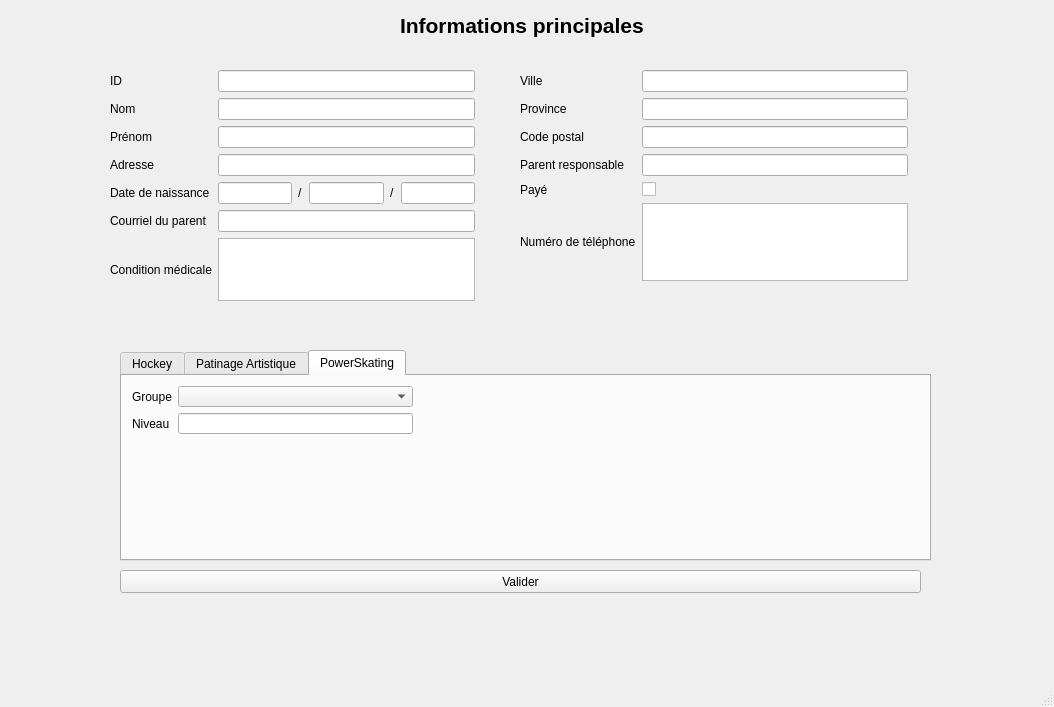
<?xml version="1.0" encoding="UTF-8"?>
<ui version="4.0">
 <class>ajouterPat</class>
 <widget class="QMainWindow" name="ajouterPat">
  <property name="geometry">
   <rect>
    <x>0</x>
    <y>0</y>
    <width>1054</width>
    <height>707</height>
   </rect>
  </property>
  <property name="windowTitle">
   <string>MainWindow</string>
  </property>
  <widget class="QWidget" name="centralwidget">
   <widget class="QWidget" name="ajouterPatineur" native="true">
    <property name="geometry">
     <rect>
      <x>0</x>
      <y>0</y>
      <width>1051</width>
      <height>661</height>
     </rect>
    </property>
    <widget class="QLabel" name="label_14">
     <property name="geometry">
      <rect>
       <x>400</x>
       <y>10</y>
       <width>271</width>
       <height>31</height>
      </rect>
     </property>
     <property name="font">
      <font>
       <pointsize>16</pointsize>
       <weight>75</weight>
       <bold>true</bold>
      </font>
     </property>
     <property name="text">
      <string>Informations principales</string>
     </property>
    </widget>
    <widget class="QTabWidget" name="TabHockey">
     <property name="geometry">
      <rect>
       <x>120</x>
       <y>350</y>
       <width>811</width>
       <height>211</height>
      </rect>
     </property>
     <property name="currentIndex">
      <number>2</number>
     </property>
     <widget class="QWidget" name="tab">
      <attribute name="title">
       <string>Hockey</string>
      </attribute>
      <widget class="QWidget" name="formLayoutWidget_3">
       <property name="geometry">
        <rect>
         <x>0</x>
         <y>20</y>
         <width>321</width>
         <height>251</height>
        </rect>
       </property>
       <layout class="QFormLayout" name="formLayout_3">
        <item row="0" column="0">
         <widget class="QLabel" name="label_15">
          <property name="text">
           <string>Équipe</string>
          </property>
         </widget>
        </item>
        <item row="1" column="0">
         <widget class="QLabel" name="label_16">
          <property name="text">
           <string>Catégorie</string>
          </property>
         </widget>
        </item>
        <item row="2" column="0">
         <widget class="QLabel" name="label_17">
          <property name="text">
           <string>Position</string>
          </property>
         </widget>
        </item>
        <item row="3" column="0">
         <widget class="QLabel" name="label_18">
          <property name="text">
           <string>Latéralité</string>
          </property>
         </widget>
        </item>
        <item row="4" column="0">
         <widget class="QLabel" name="label_19">
          <property name="text">
           <string>Groupe</string>
          </property>
         </widget>
        </item>
        <item row="5" column="0">
         <widget class="QLabel" name="label_20">
          <property name="text">
           <string>Traiteur</string>
          </property>
         </widget>
        </item>
        <item row="6" column="0">
         <widget class="QLabel" name="label_21">
          <property name="text">
           <string>&lt;html&gt;&lt;head/&gt;&lt;body&gt;&lt;p&gt;Combiné&lt;/p&gt;&lt;/body&gt;&lt;/html&gt;</string>
          </property>
         </widget>
        </item>
        <item row="0" column="1">
         <widget class="QLineEdit" name="equipelineEdit">
          <property name="maxLength">
           <number>40</number>
          </property>
         </widget>
        </item>
        <item row="1" column="1">
         <widget class="QLineEdit" name="catlineEdit">
          <property name="maxLength">
           <number>8</number>
          </property>
         </widget>
        </item>
        <item row="6" column="1">
         <widget class="QCheckBox" name="CombinecheckBox">
          <property name="text">
           <string/>
          </property>
         </widget>
        </item>
        <item row="5" column="1">
         <widget class="QCheckBox" name="traiteurCheck">
          <property name="text">
           <string/>
          </property>
         </widget>
        </item>
        <item row="7" column="0">
         <widget class="QLabel" name="Lieulabel">
          <property name="text">
           <string>Lieu</string>
          </property>
         </widget>
        </item>
        <item row="7" column="1">
         <widget class="QLineEdit" name="LieulineEdit"/>
        </item>
        <item row="3" column="1">
         <layout class="QHBoxLayout" name="horizontalLayout">
          <item>
           <widget class="QRadioButton" name="gaucheradioButton">
            <property name="text">
             <string>Gaucher</string>
            </property>
           </widget>
          </item>
          <item>
           <widget class="QRadioButton" name="droitierradioButton">
            <property name="text">
             <string>Droitier</string>
            </property>
           </widget>
          </item>
         </layout>
        </item>
        <item row="4" column="1">
         <widget class="QComboBox" name="groupeHockcomboBox"/>
        </item>
        <item row="2" column="1">
         <widget class="QComboBox" name="posicomboBox">
          <item>
           <property name="text">
            <string/>
           </property>
          </item>
          <item>
           <property name="text">
            <string>Gardien</string>
           </property>
          </item>
          <item>
           <property name="text">
            <string>Joueur</string>
           </property>
          </item>
         </widget>
        </item>
       </layout>
      </widget>
      <widget class="QWidget" name="traiteurWid" native="true">
       <property name="geometry">
        <rect>
         <x>330</x>
         <y>40</y>
         <width>261</width>
         <height>100</height>
        </rect>
       </property>
       <layout class="QFormLayout" name="traiteurLayout">
        <item row="0" column="0">
         <widget class="QLabel" name="label_28">
          <property name="text">
           <string>Lundi</string>
          </property>
         </widget>
        </item>
        <item row="1" column="0">
         <widget class="QLabel" name="label_29">
          <property name="text">
           <string>Mardi</string>
          </property>
         </widget>
        </item>
        <item row="2" column="0">
         <widget class="QLabel" name="label_30">
          <property name="text">
           <string>Mercredi</string>
          </property>
         </widget>
        </item>
        <item row="3" column="0">
         <widget class="QLabel" name="label_31">
          <property name="text">
           <string>Jeudi</string>
          </property>
         </widget>
        </item>
        <item row="0" column="1">
         <widget class="QLineEdit" name="traitLundilineEdit"/>
        </item>
        <item row="1" column="1">
         <widget class="QLineEdit" name="traitMardilineEdit"/>
        </item>
        <item row="2" column="1">
         <widget class="QLineEdit" name="traitMercredilineEdit"/>
        </item>
        <item row="3" column="1">
         <widget class="QLineEdit" name="traitJeudilineEdit"/>
        </item>
       </layout>
      </widget>
      <widget class="QLabel" name="traiteurTitre">
       <property name="geometry">
        <rect>
         <x>430</x>
         <y>20</y>
         <width>47</width>
         <height>13</height>
        </rect>
       </property>
       <property name="text">
        <string>Traiteur</string>
       </property>
      </widget>
     </widget>
     <widget class="QWidget" name="Patinage">
      <attribute name="title">
       <string>Patinage Artistique</string>
      </attribute>
      <widget class="QWidget" name="formLayoutWidget_4">
       <property name="geometry">
        <rect>
         <x>9</x>
         <y>9</y>
         <width>351</width>
         <height>141</height>
        </rect>
       </property>
       <layout class="QFormLayout" name="formLayout_4">
        <item row="0" column="0">
         <widget class="QLabel" name="label_23">
          <property name="text">
           <string>Numéro du club</string>
          </property>
         </widget>
        </item>
        <item row="1" column="0">
         <widget class="QLabel" name="label_24">
          <property name="text">
           <string>Niveau de danse</string>
          </property>
         </widget>
        </item>
        <item row="2" column="0">
         <widget class="QLabel" name="label_25">
          <property name="text">
           <string>Niveau de style libre</string>
          </property>
         </widget>
        </item>
        <item row="3" column="0">
         <widget class="QLabel" name="label_26">
          <property name="text">
           <string>Niveau d'habileté</string>
          </property>
         </widget>
        </item>
        <item row="4" column="0">
         <widget class="QLabel" name="label_27">
          <property name="text">
           <string>Groupe</string>
          </property>
         </widget>
        </item>
        <item row="0" column="1">
         <widget class="QLineEdit" name="clublineEdit">
          <property name="maxLength">
           <number>5</number>
          </property>
         </widget>
        </item>
        <item row="1" column="1">
         <widget class="QLineEdit" name="danselineEdit">
          <property name="maxLength">
           <number>20</number>
          </property>
         </widget>
        </item>
        <item row="2" column="1">
         <widget class="QLineEdit" name="stylelineEdit">
          <property name="maxLength">
           <number>20</number>
          </property>
         </widget>
        </item>
        <item row="3" column="1">
         <widget class="QLineEdit" name="habiletelineEdit">
          <property name="maxLength">
           <number>20</number>
          </property>
         </widget>
        </item>
        <item row="4" column="1">
         <widget class="QComboBox" name="groupePAcomboBox"/>
        </item>
       </layout>
      </widget>
     </widget>
     <widget class="QWidget" name="tab_3">
      <attribute name="title">
       <string>PowerSkating</string>
      </attribute>
      <widget class="QWidget" name="formLayoutWidget_5">
       <property name="geometry">
        <rect>
         <x>10</x>
         <y>10</y>
         <width>281</width>
         <height>48</height>
        </rect>
       </property>
       <layout class="QFormLayout" name="formLayout_5">
        <item row="0" column="0">
         <widget class="QLabel" name="label_32">
          <property name="text">
           <string>Groupe</string>
          </property>
         </widget>
        </item>
        <item row="1" column="0">
         <widget class="QLabel" name="label_33">
          <property name="text">
           <string>Niveau</string>
          </property>
         </widget>
        </item>
        <item row="1" column="1">
         <widget class="QLineEdit" name="niveauPowlineEdit">
          <property name="maxLength">
           <number>15</number>
          </property>
         </widget>
        </item>
        <item row="0" column="1">
         <widget class="QComboBox" name="groupePOWcomboBox"/>
        </item>
       </layout>
      </widget>
     </widget>
    </widget>
    <widget class="QPushButton" name="ValiderpushButton">
     <property name="geometry">
      <rect>
       <x>120</x>
       <y>570</y>
       <width>801</width>
       <height>23</height>
      </rect>
     </property>
     <property name="text">
      <string>Valider</string>
     </property>
    </widget>
    <widget class="QWidget" name="gridLayoutWidget">
     <property name="geometry">
      <rect>
       <x>110</x>
       <y>70</y>
       <width>401</width>
       <height>231</height>
      </rect>
     </property>
     <layout class="QGridLayout" name="gridLayout_2">
      <item row="0" column="2">
       <widget class="QLabel" name="IDErrorlabel">
        <property name="maximumSize">
         <size>
          <width>30</width>
          <height>20</height>
         </size>
        </property>
        <property name="text">
         <string/>
        </property>
        <property name="pixmap">
         <pixmap resource="ressources.qrc">:/img/!.png</pixmap>
        </property>
       </widget>
      </item>
      <item row="3" column="2">
       <widget class="QLabel" name="adresseErrorlabel">
        <property name="maximumSize">
         <size>
          <width>30</width>
          <height>20</height>
         </size>
        </property>
        <property name="text">
         <string/>
        </property>
        <property name="pixmap">
         <pixmap resource="ressources.qrc">:/img/!.png</pixmap>
        </property>
       </widget>
      </item>
      <item row="2" column="2">
       <widget class="QLabel" name="prenomErrorlabel">
        <property name="maximumSize">
         <size>
          <width>30</width>
          <height>20</height>
         </size>
        </property>
        <property name="text">
         <string/>
        </property>
        <property name="pixmap">
         <pixmap resource="ressources.qrc">:/img/!.png</pixmap>
        </property>
       </widget>
      </item>
      <item row="1" column="2">
       <widget class="QLabel" name="nomErrorlabel">
        <property name="minimumSize">
         <size>
          <width>30</width>
          <height>20</height>
         </size>
        </property>
        <property name="maximumSize">
         <size>
          <width>30</width>
          <height>20</height>
         </size>
        </property>
        <property name="text">
         <string/>
        </property>
        <property name="pixmap">
         <pixmap resource="ressources.qrc">:/img/!.png</pixmap>
        </property>
       </widget>
      </item>
      <item row="1" column="1">
       <widget class="QLineEdit" name="nomlineEdit">
        <property name="maxLength">
         <number>25</number>
        </property>
       </widget>
      </item>
      <item row="0" column="1">
       <widget class="QLineEdit" name="IDEdit">
        <property name="inputMask">
         <string/>
        </property>
       </widget>
      </item>
      <item row="1" column="0">
       <widget class="QLabel" name="label_2">
        <property name="text">
         <string>Nom</string>
        </property>
       </widget>
      </item>
      <item row="4" column="2">
       <widget class="QLabel" name="dateNaissanceErrorLable">
        <property name="maximumSize">
         <size>
          <width>30</width>
          <height>20</height>
         </size>
        </property>
        <property name="text">
         <string/>
        </property>
        <property name="pixmap">
         <pixmap resource="ressources.qrc">:/img/!.png</pixmap>
        </property>
       </widget>
      </item>
      <item row="2" column="0">
       <widget class="QLabel" name="label_3">
        <property name="text">
         <string>Prénom</string>
        </property>
       </widget>
      </item>
      <item row="2" column="1">
       <widget class="QLineEdit" name="prenomlineEdit">
        <property name="maxLength">
         <number>25</number>
        </property>
       </widget>
      </item>
      <item row="5" column="2">
       <widget class="QLabel" name="courrielErrorLabel">
        <property name="maximumSize">
         <size>
          <width>30</width>
          <height>20</height>
         </size>
        </property>
        <property name="text">
         <string/>
        </property>
        <property name="pixmap">
         <pixmap resource="ressources.qrc">:/img/!.png</pixmap>
        </property>
       </widget>
      </item>
      <item row="5" column="0">
       <widget class="QLabel" name="label_6">
        <property name="text">
         <string>Courriel du parent</string>
        </property>
       </widget>
      </item>
      <item row="6" column="1">
       <widget class="QTextEdit" name="condiMedtextEdit"/>
      </item>
      <item row="6" column="2">
       <widget class="QLabel" name="condiErrorlabel">
        <property name="maximumSize">
         <size>
          <width>30</width>
          <height>20</height>
         </size>
        </property>
        <property name="text">
         <string/>
        </property>
        <property name="pixmap">
         <pixmap resource="ressources.qrc">:/img/!.png</pixmap>
        </property>
       </widget>
      </item>
      <item row="3" column="1">
       <widget class="QLineEdit" name="adresselineEdit">
        <property name="maxLength">
         <number>50</number>
        </property>
       </widget>
      </item>
      <item row="5" column="1">
       <widget class="QLineEdit" name="courriellineEdit">
        <property name="inputMethodHints">
         <set>Qt::ImhNone</set>
        </property>
        <property name="maxLength">
         <number>50</number>
        </property>
       </widget>
      </item>
      <item row="0" column="0">
       <widget class="QLabel" name="label">
        <property name="text">
         <string>ID</string>
        </property>
       </widget>
      </item>
      <item row="3" column="0">
       <widget class="QLabel" name="label_4">
        <property name="text">
         <string>Adresse</string>
        </property>
       </widget>
      </item>
      <item row="4" column="1">
       <layout class="QHBoxLayout" name="horizontalLayout_5">
        <item>
         <widget class="QLineEdit" name="jourlineEdit">
          <property name="maxLength">
           <number>2</number>
          </property>
         </widget>
        </item>
        <item>
         <widget class="QLabel" name="label_60">
          <property name="text">
           <string>/</string>
          </property>
         </widget>
        </item>
        <item>
         <widget class="QLineEdit" name="moislineEdit">
          <property name="maxLength">
           <number>2</number>
          </property>
         </widget>
        </item>
        <item>
         <widget class="QLabel" name="label_61">
          <property name="text">
           <string>/</string>
          </property>
         </widget>
        </item>
        <item>
         <widget class="QLineEdit" name="anneeLineEdit">
          <property name="maxLength">
           <number>4</number>
          </property>
         </widget>
        </item>
       </layout>
      </item>
      <item row="4" column="0">
       <widget class="QLabel" name="label_5">
        <property name="text">
         <string>Date de naissance</string>
        </property>
       </widget>
      </item>
      <item row="6" column="0">
       <widget class="QLabel" name="label_7">
        <property name="text">
         <string>Condition médicale</string>
        </property>
       </widget>
      </item>
     </layout>
    </widget>
    <widget class="QWidget" name="gridLayoutWidget_2">
     <property name="geometry">
      <rect>
       <x>520</x>
       <y>70</y>
       <width>401</width>
       <height>211</height>
      </rect>
     </property>
     <layout class="QGridLayout" name="gridLayout_3">
      <item row="3" column="1">
       <widget class="QLineEdit" name="ParentlineEdit">
        <property name="maxLength">
         <number>35</number>
        </property>
       </widget>
      </item>
      <item row="1" column="2">
       <widget class="QLabel" name="provinceErrorlabel">
        <property name="maximumSize">
         <size>
          <width>30</width>
          <height>20</height>
         </size>
        </property>
        <property name="text">
         <string/>
        </property>
        <property name="pixmap">
         <pixmap resource="ressources.qrc">:/img/!.png</pixmap>
        </property>
       </widget>
      </item>
      <item row="1" column="1">
       <widget class="QLineEdit" name="provincelineEdit">
        <property name="maxLength">
         <number>25</number>
        </property>
       </widget>
      </item>
      <item row="2" column="1">
       <widget class="QLineEdit" name="codePostallineEdit">
        <property name="inputMethodHints">
         <set>Qt::ImhNone</set>
        </property>
        <property name="maxLength">
         <number>6</number>
        </property>
       </widget>
      </item>
      <item row="0" column="2">
       <widget class="QLabel" name="VilleErrorlabel">
        <property name="maximumSize">
         <size>
          <width>30</width>
          <height>20</height>
         </size>
        </property>
        <property name="text">
         <string/>
        </property>
        <property name="pixmap">
         <pixmap resource="ressources.qrc">:/img/!.png</pixmap>
        </property>
       </widget>
      </item>
      <item row="0" column="0">
       <widget class="QLabel" name="label_8">
        <property name="text">
         <string>Ville</string>
        </property>
       </widget>
      </item>
      <item row="0" column="1">
       <widget class="QLineEdit" name="villelineEdit">
        <property name="maxLength">
         <number>50</number>
        </property>
       </widget>
      </item>
      <item row="2" column="0">
       <widget class="QLabel" name="label_10">
        <property name="text">
         <string>Code postal</string>
        </property>
       </widget>
      </item>
      <item row="1" column="0">
       <widget class="QLabel" name="label_9">
        <property name="text">
         <string>Province</string>
        </property>
       </widget>
      </item>
      <item row="4" column="0">
       <widget class="QLabel" name="label_12">
        <property name="text">
         <string>Payé</string>
        </property>
       </widget>
      </item>
      <item row="2" column="2">
       <widget class="QLabel" name="cpErrorlabel">
        <property name="maximumSize">
         <size>
          <width>30</width>
          <height>20</height>
         </size>
        </property>
        <property name="text">
         <string/>
        </property>
        <property name="pixmap">
         <pixmap resource="ressources.qrc">:/img/!.png</pixmap>
        </property>
       </widget>
      </item>
      <item row="3" column="2">
       <widget class="QLabel" name="parentResErrorlabel">
        <property name="maximumSize">
         <size>
          <width>30</width>
          <height>20</height>
         </size>
        </property>
        <property name="text">
         <string/>
        </property>
        <property name="pixmap">
         <pixmap resource="ressources.qrc">:/img/!.png</pixmap>
        </property>
       </widget>
      </item>
      <item row="3" column="0">
       <widget class="QLabel" name="label_11">
        <property name="text">
         <string>Parent responsable</string>
        </property>
       </widget>
      </item>
      <item row="4" column="1">
       <widget class="QCheckBox" name="payecheckBox">
        <property name="text">
         <string/>
        </property>
       </widget>
      </item>
      <item row="5" column="0">
       <widget class="QLabel" name="label_13">
        <property name="text">
         <string>Numéro de téléphone</string>
        </property>
       </widget>
      </item>
      <item row="5" column="1">
       <widget class="QTextEdit" name="NumTeltextEdit"/>
      </item>
      <item row="5" column="2">
       <widget class="QLabel" name="numTelErrorlabel">
        <property name="maximumSize">
         <size>
          <width>30</width>
          <height>20</height>
         </size>
        </property>
        <property name="text">
         <string/>
        </property>
        <property name="pixmap">
         <pixmap resource="ressources.qrc">:/img/!.png</pixmap>
        </property>
       </widget>
      </item>
     </layout>
    </widget>
   </widget>
  </widget>
  <widget class="QMenuBar" name="menubar">
   <property name="geometry">
    <rect>
     <x>0</x>
     <y>0</y>
     <width>1054</width>
     <height>21</height>
    </rect>
   </property>
  </widget>
  <widget class="QStatusBar" name="statusbar"/>
 </widget>
 <resources>
  <include location="ressources.qrc"/>
 </resources>
 <connections/>
</ui>
